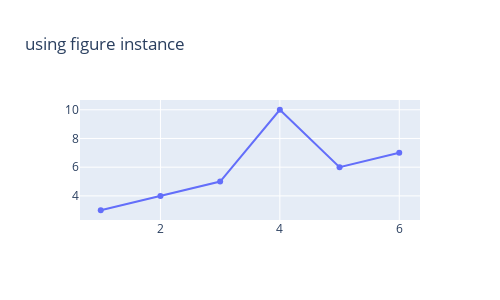

Notebook cell for this chart:
### Code cell
fig = go.Figure(data = go.Scatter(x = [1,2,3,4,5,6], y = [3,4,5,10,6,7]), 
               layout = go.Layout( height = 300 , width = 500,
                                 title = go.layout.Title(text = 'using figure instance')))
fig.show()

### Figure 1 — Plotly figure (JSON) as saved in the notebook; plotly's stock layout.template omitted (floating-point values rounded to 4 significant figures)
{"data": [{"type": "scatter", "x": [1, 2, 3, 4, 5, 6], "y": [3, 4, 5, 10, 6, 7]}], "layout": {"height": 300, "title": {"text": "using figure instance"}, "width": 500}}
